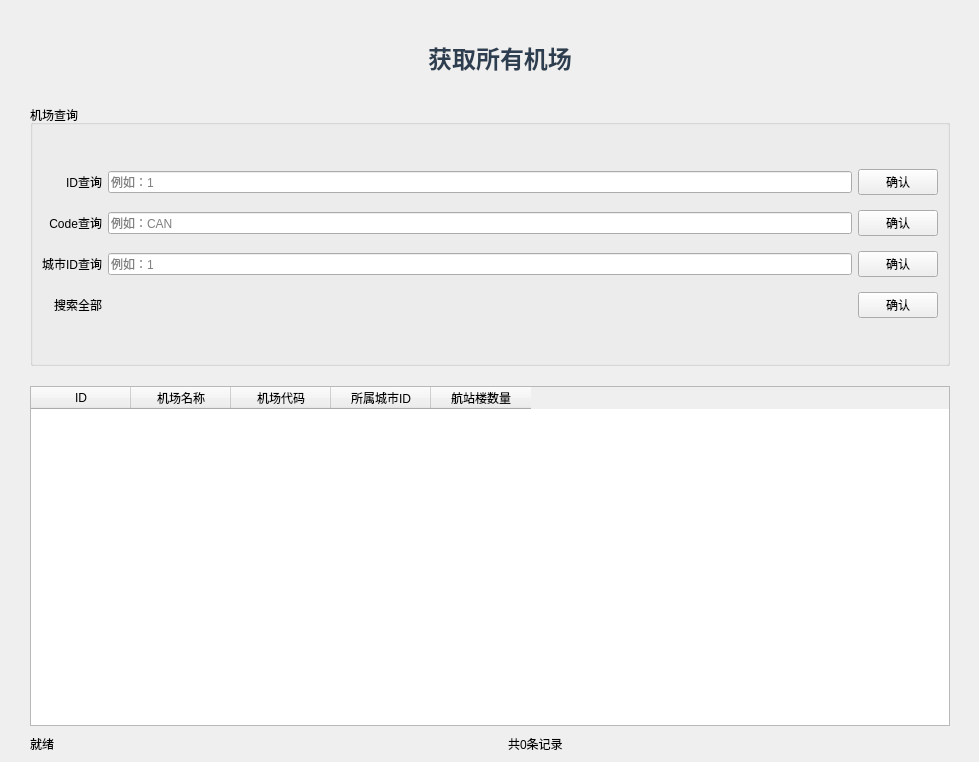
      <widget class="QWidget" name="page_search_Airport">
       <widget class="QLabel" name="label_3">
        <property name="geometry">
         <rect>
          <x>30</x>
          <y>30</y>
          <width>940</width>
          <height>55</height>
         </rect>
        </property>
        <property name="styleSheet">
         <string notr="true">font-size: 18pt;
font-weight: bold; color: #2c3e50; padding: 10px;</string>
        </property>
        <property name="text">
         <string>获取所有机场</string>
        </property>
        <property name="alignment">
         <set>Qt::AlignmentFlag::AlignCenter</set>
        </property>
       </widget>
       <widget class="QGroupBox" name="groupBoxAirportQuery">
        <property name="geometry">
         <rect>
          <x>30</x>
          <y>105</y>
          <width>920</width>
          <height>261</height>
         </rect>
        </property>
        <property name="title">
         <string>机场查询</string>
        </property>
        <layout class="QVBoxLayout" name="verticalLayout_2">
         <item>
          <layout class="QGridLayout" name="gridLayout_4" columnstretch="0,0,0">
           <property name="leftMargin">
            <number>0</number>
           </property>
           <property name="verticalSpacing">
            <number>15</number>
           </property>
           <item row="3" column="2">
            <widget class="QPushButton" name="btnQueryAllAirports">
             <property name="text">
              <string>确认</string>
             </property>
            </widget>
           </item>
           <item row="1" column="0">
            <widget class="QLabel" name="labelAirportCode">
             <property name="text">
              <string>Code查询</string>
             </property>
             <property name="alignment">
              <set>Qt::AlignmentFlag::AlignRight|Qt::AlignmentFlag::AlignTrailing|Qt::AlignmentFlag::AlignVCenter</set>
             </property>
            </widget>
           </item>
           <item row="0" column="1">
            <widget class="QLineEdit" name="editAirportId">
             <property name="maximumSize">
              <size>
               <width>16777215</width>
               <height>16777215</height>
              </size>
             </property>
             <property name="placeholderText">
              <string>例如：1</string>
             </property>
            </widget>
           </item>
           <item row="1" column="1">
            <widget class="QLineEdit" name="editAirportCode">
             <property name="text">
              <string/>
             </property>
             <property name="placeholderText">
              <string>例如：CAN</string>
             </property>
            </widget>
           </item>
           <item row="1" column="2">
            <widget class="QPushButton" name="btnQueryAirportByCode">
             <property name="text">
              <string>确认</string>
             </property>
            </widget>
           </item>
           <item row="0" column="2">
            <widget class="QPushButton" name="btnQueryAirportById">
             <property name="text">
              <string>确认</string>
             </property>
            </widget>
           </item>
           <item row="3" column="0">
            <widget class="QLabel" name="labelAirportSearch">
             <property name="text">
              <string>搜索全部</string>
             </property>
             <property name="alignment">
              <set>Qt::AlignmentFlag::AlignRight|Qt::AlignmentFlag::AlignTrailing|Qt::AlignmentFlag::AlignVCenter</set>
             </property>
            </widget>
           </item>
           <item row="0" column="0">
            <widget class="QLabel" name="labelAirportId">
             <property name="text">
              <string>ID查询</string>
             </property>
             <property name="alignment">
              <set>Qt::AlignmentFlag::AlignRight|Qt::AlignmentFlag::AlignTrailing|Qt::AlignmentFlag::AlignVCenter</set>
             </property>
            </widget>
           </item>
           <item row="2" column="0">
            <widget class="QLabel" name="labelCityForAirport">
             <property name="text">
              <string>城市ID查询</string>
             </property>
             <property name="alignment">
              <set>Qt::AlignmentFlag::AlignRight|Qt::AlignmentFlag::AlignTrailing|Qt::AlignmentFlag::AlignVCenter</set>
             </property>
            </widget>
           </item>
           <item row="2" column="1">
            <widget class="QLineEdit" name="editAirportCityId">
             <property name="placeholderText">
              <string>例如：1</string>
             </property>
            </widget>
           </item>
           <item row="2" column="2">
            <widget class="QPushButton" name="btnQueryAirportByCity">
             <property name="text">
              <string>确认</string>
             </property>
            </widget>
           </item>
          </layout>
         </item>
        </layout>
       </widget>
       <widget class="QTableWidget" name="tableAirportResult">
        <property name="geometry">
         <rect>
          <x>30</x>
          <y>386</y>
          <width>920</width>
          <height>340</height>
         </rect>
        </property>
        <property name="alternatingRowColors">
         <bool>true</bool>
        </property>
        <property name="selectionMode">
         <enum>QAbstractItemView::SelectionMode::SingleSelection</enum>
        </property>
        <property name="selectionBehavior">
         <enum>QAbstractItemView::SelectionBehavior::SelectRows</enum>
        </property>
        <column>
         <property name="text">
          <string>ID</string>
         </property>
        </column>
        <column>
         <property name="text">
          <string>机场名称</string>
         </property>
        </column>
        <column>
         <property name="text">
          <string>机场代码</string>
         </property>
        </column>
        <column>
         <property name="text">
          <string>所属城市ID</string>
         </property>
        </column>
        <column>
         <property name="text">
          <string>航站楼数量</string>
         </property>
        </column>
       </widget>
       <widget class="QLabel" name="labelAirportStatus">
        <property name="geometry">
         <rect>
          <x>30</x>
          <y>735</y>
          <width>101</width>
          <height>18</height>
         </rect>
        </property>
        <property name="text">
         <string>就绪</string>
        </property>
       </widget>
       <widget class="QLabel" name="labelAirportCount">
        <property name="geometry">
         <rect>
          <x>508</x>
          <y>735</y>
          <width>81</width>
          <height>18</height>
         </rect>
        </property>
        <property name="text">
         <string>共0条记录</string>
        </property>
       </widget>
      </widget>
